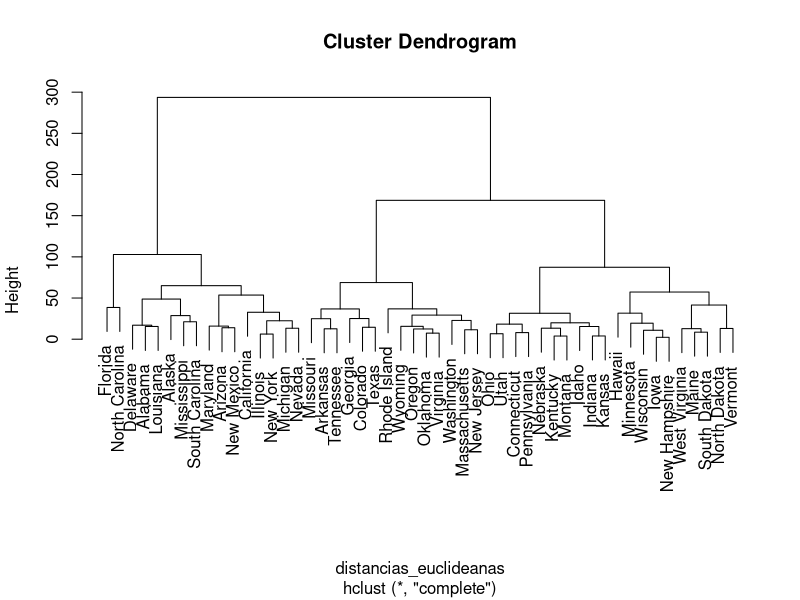
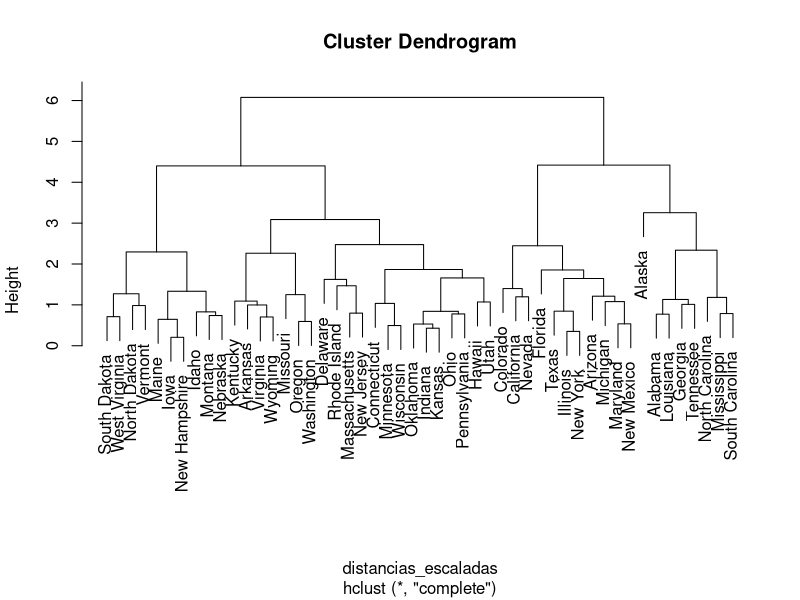
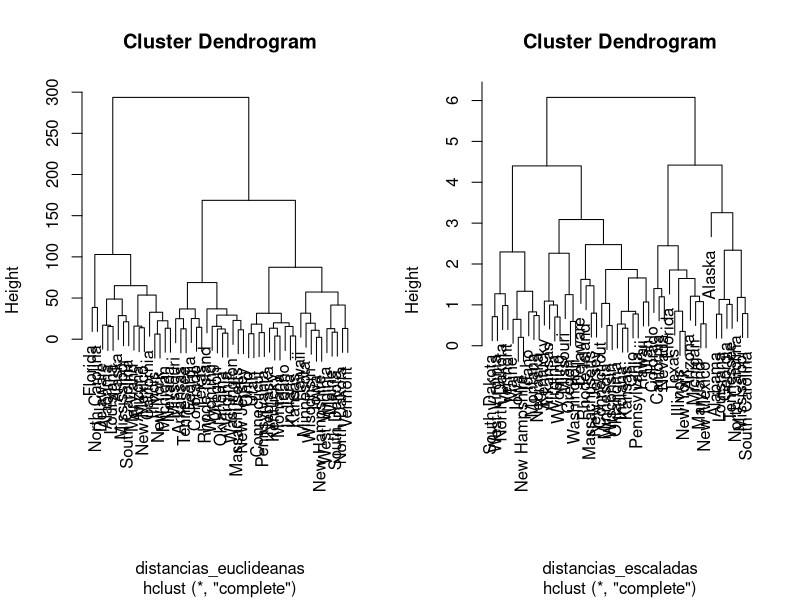

These figures' R source, in order:
#Ejercicio5
data(USArrests)

#Agrupamiento de datos
distancias_euclideanas <- dist(USArrests, method = 'euclidean')
clusters_completos <- hclust(distancias_euclideanas, method = 'complete')

plot(clusters_completos)

#Escalamiento de datos:
USArrests_escalado <- scale(USArrests, center = TRUE, scale = TRUE)

#Agrupamiento de datos:
distancias_escaladas <- dist(USArrests_escalado, method = 'euclidean')
clusters_escalados <- hclust(distancias_escaladas, method = 'complete')
#Grafica resultados
plot(clusters_escalados)

#Comparacion resultados
par(mfrow=c(1,2))
plot(clusters_completos)
plot(clusters_escalados)
